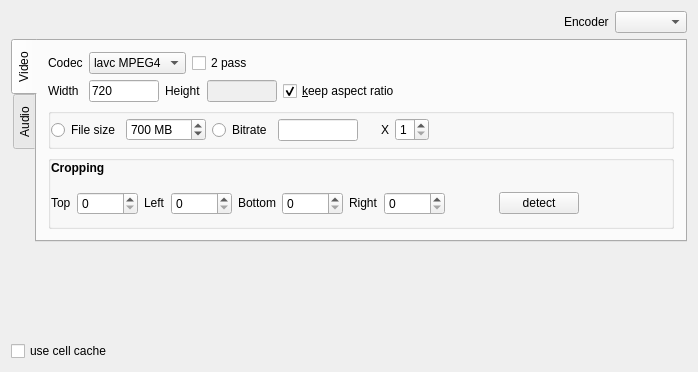
<?xml version="1.0" encoding="UTF-8"?>
<ui version="4.0">
 <class>prefMPEG4</class>
 <widget class="QWidget" name="prefMPEG4">
  <property name="geometry">
   <rect>
    <x>0</x>
    <y>0</y>
    <width>698</width>
    <height>372</height>
   </rect>
  </property>
  <property name="windowTitle">
   <string>Form1</string>
  </property>
  <property name="windowIcon">
   <iconset>
    <normaloff/>
   </iconset>
  </property>
  <layout class="QGridLayout" name="gridLayout_4">
   <item row="0" column="0" rowspan="2" colspan="2">
    <widget class="QLabel" name="lTitle">
     <property name="sizePolicy">
      <sizepolicy hsizetype="Preferred" vsizetype="Preferred">
       <horstretch>0</horstretch>
       <verstretch>0</verstretch>
      </sizepolicy>
     </property>
     <property name="font">
      <font>
       <weight>75</weight>
       <bold>true</bold>
      </font>
     </property>
     <property name="text">
      <string/>
     </property>
     <property name="wordWrap">
      <bool>false</bool>
     </property>
    </widget>
   </item>
   <item row="1" column="1" colspan="2">
    <spacer name="horizontalSpacer">
     <property name="orientation">
      <enum>Qt::Horizontal</enum>
     </property>
     <property name="sizeHint" stdset="0">
      <size>
       <width>490</width>
       <height>21</height>
      </size>
     </property>
    </spacer>
   </item>
   <item row="0" column="3" rowspan="2">
    <widget class="QLabel" name="label">
     <property name="sizePolicy">
      <sizepolicy hsizetype="Fixed" vsizetype="Preferred">
       <horstretch>0</horstretch>
       <verstretch>0</verstretch>
      </sizepolicy>
     </property>
     <property name="text">
      <string>Encoder</string>
     </property>
    </widget>
   </item>
   <item row="0" column="4" rowspan="2">
    <widget class="QComboBox" name="cbEncoder">
     <property name="sizePolicy">
      <sizepolicy hsizetype="Fixed" vsizetype="Fixed">
       <horstretch>0</horstretch>
       <verstretch>0</verstretch>
      </sizepolicy>
     </property>
    </widget>
   </item>
   <item row="2" column="0" colspan="5">
    <widget class="QTabWidget" name="tabWidget">
     <property name="tabPosition">
      <enum>QTabWidget::West</enum>
     </property>
     <property name="currentIndex">
      <number>0</number>
     </property>
     <widget class="QWidget" name="tabVideo">
      <attribute name="title">
       <string>Video</string>
      </attribute>
      <layout class="QGridLayout" name="gridLayout_3">
       <item row="0" column="0">
        <widget class="QLabel" name="textLabel1_4">
         <property name="sizePolicy">
          <sizepolicy hsizetype="Fixed" vsizetype="Preferred">
           <horstretch>0</horstretch>
           <verstretch>0</verstretch>
          </sizepolicy>
         </property>
         <property name="text">
          <string>Codec</string>
         </property>
         <property name="wordWrap">
          <bool>false</bool>
         </property>
        </widget>
       </item>
       <item row="0" column="1" colspan="3">
        <layout class="QHBoxLayout" name="horizontalLayout">
         <item>
          <widget class="QComboBox" name="cbMp4Codec">
           <property name="sizePolicy">
            <sizepolicy hsizetype="Fixed" vsizetype="Fixed">
             <horstretch>0</horstretch>
             <verstretch>0</verstretch>
            </sizepolicy>
           </property>
           <property name="currentIndex">
            <number>1</number>
           </property>
           <item>
            <property name="text">
             <string>XviD</string>
            </property>
           </item>
           <item>
            <property name="text">
             <string>lavc MPEG4</string>
            </property>
           </item>
           <item>
            <property name="text">
             <string>x264</string>
            </property>
           </item>
          </widget>
         </item>
         <item>
          <widget class="QCheckBox" name="ck2passes">
           <property name="text">
            <string>2 pass</string>
           </property>
           <property name="shortcut">
            <string>Alt+2</string>
           </property>
          </widget>
         </item>
        </layout>
       </item>
       <item row="1" column="0">
        <widget class="QLabel" name="textLabel3_2">
         <property name="sizePolicy">
          <sizepolicy hsizetype="Fixed" vsizetype="Preferred">
           <horstretch>0</horstretch>
           <verstretch>0</verstretch>
          </sizepolicy>
         </property>
         <property name="text">
          <string>Width</string>
         </property>
         <property name="wordWrap">
          <bool>false</bool>
         </property>
        </widget>
       </item>
       <item row="1" column="1">
        <widget class="QLineEdit" name="leMp4Width">
         <property name="sizePolicy">
          <sizepolicy hsizetype="Fixed" vsizetype="Fixed">
           <horstretch>0</horstretch>
           <verstretch>0</verstretch>
          </sizepolicy>
         </property>
         <property name="minimumSize">
          <size>
           <width>0</width>
           <height>0</height>
          </size>
         </property>
         <property name="maximumSize">
          <size>
           <width>70</width>
           <height>32767</height>
          </size>
         </property>
         <property name="inputMask">
          <string/>
         </property>
         <property name="text">
          <string>720</string>
         </property>
         <property name="maxLength">
          <number>4</number>
         </property>
        </widget>
       </item>
       <item row="1" column="2">
        <widget class="QLabel" name="textLabel3_2_2">
         <property name="sizePolicy">
          <sizepolicy hsizetype="Fixed" vsizetype="Preferred">
           <horstretch>0</horstretch>
           <verstretch>0</verstretch>
          </sizepolicy>
         </property>
         <property name="text">
          <string>Height</string>
         </property>
         <property name="wordWrap">
          <bool>false</bool>
         </property>
        </widget>
       </item>
       <item row="1" column="3">
        <widget class="QLineEdit" name="leMp4Height">
         <property name="enabled">
          <bool>false</bool>
         </property>
         <property name="sizePolicy">
          <sizepolicy hsizetype="Minimum" vsizetype="Fixed">
           <horstretch>0</horstretch>
           <verstretch>0</verstretch>
          </sizepolicy>
         </property>
         <property name="minimumSize">
          <size>
           <width>0</width>
           <height>0</height>
          </size>
         </property>
         <property name="maximumSize">
          <size>
           <width>70</width>
           <height>32767</height>
          </size>
         </property>
         <property name="inputMask">
          <string/>
         </property>
         <property name="maxLength">
          <number>4</number>
         </property>
        </widget>
       </item>
       <item row="1" column="4" colspan="2">
        <widget class="QCheckBox" name="ckMp4AspectRatio">
         <property name="sizePolicy">
          <sizepolicy hsizetype="Fixed" vsizetype="Fixed">
           <horstretch>0</horstretch>
           <verstretch>0</verstretch>
          </sizepolicy>
         </property>
         <property name="text">
          <string>&amp;keep aspect ratio</string>
         </property>
         <property name="shortcut">
          <string>Alt+K</string>
         </property>
         <property name="checked">
          <bool>true</bool>
         </property>
        </widget>
       </item>
       <item row="1" column="6">
        <spacer name="horizontalSpacer_4">
         <property name="orientation">
          <enum>Qt::Horizontal</enum>
         </property>
         <property name="sizeHint" stdset="0">
          <size>
           <width>193</width>
           <height>20</height>
          </size>
         </property>
        </spacer>
       </item>
       <item row="2" column="0" colspan="7">
        <widget class="QGroupBox" name="groupBox">
         <property name="title">
          <string/>
         </property>
         <property name="flat">
          <bool>false</bool>
         </property>
         <layout class="QGridLayout" name="gridLayout_2">
          <property name="margin">
           <number>0</number>
          </property>
          <item row="0" column="0">
           <layout class="QHBoxLayout" name="horizontalLayout_3">
            <item>
             <widget class="QRadioButton" name="rbSize">
              <property name="sizePolicy">
               <sizepolicy hsizetype="Fixed" vsizetype="Fixed">
                <horstretch>0</horstretch>
                <verstretch>0</verstretch>
               </sizepolicy>
              </property>
              <property name="text">
               <string>File size</string>
              </property>
              <property name="shortcut">
               <string>Alt+S</string>
              </property>
             </widget>
            </item>
            <item>
             <widget class="QSpinBox" name="sbMp4Size">
              <property name="sizePolicy">
               <sizepolicy hsizetype="Fixed" vsizetype="Fixed">
                <horstretch>0</horstretch>
                <verstretch>0</verstretch>
               </sizepolicy>
              </property>
              <property name="minimumSize">
               <size>
                <width>80</width>
                <height>0</height>
               </size>
              </property>
              <property name="buttonSymbols">
               <enum>QAbstractSpinBox::UpDownArrows</enum>
              </property>
              <property name="suffix">
               <string> MB</string>
              </property>
              <property name="minimum">
               <number>1</number>
              </property>
              <property name="maximum">
               <number>9999</number>
              </property>
              <property name="singleStep">
               <number>10</number>
              </property>
              <property name="value">
               <number>700</number>
              </property>
             </widget>
            </item>
           </layout>
          </item>
          <item row="0" column="1">
           <layout class="QHBoxLayout" name="horizontalLayout_2">
            <item>
             <widget class="QRadioButton" name="rbBitrate">
              <property name="sizePolicy">
               <sizepolicy hsizetype="Fixed" vsizetype="Fixed">
                <horstretch>0</horstretch>
                <verstretch>0</verstretch>
               </sizepolicy>
              </property>
              <property name="text">
               <string>Bitrate</string>
              </property>
              <property name="shortcut">
               <string>Alt+B</string>
              </property>
             </widget>
            </item>
            <item>
             <widget class="QLineEdit" name="leMp4VideoBitrate">
              <property name="sizePolicy">
               <sizepolicy hsizetype="Preferred" vsizetype="Fixed">
                <horstretch>0</horstretch>
                <verstretch>0</verstretch>
               </sizepolicy>
              </property>
              <property name="maximumSize">
               <size>
                <width>80</width>
                <height>16777215</height>
               </size>
              </property>
              <property name="inputMask">
               <string>00000; </string>
              </property>
             </widget>
            </item>
           </layout>
          </item>
          <item row="0" column="2">
           <spacer>
            <property name="orientation">
             <enum>Qt::Horizontal</enum>
            </property>
            <property name="sizeType">
             <enum>QSizePolicy::Fixed</enum>
            </property>
            <property name="sizeHint" stdset="0">
             <size>
              <width>17</width>
              <height>32</height>
             </size>
            </property>
           </spacer>
          </item>
          <item row="0" column="3">
           <widget class="QLabel" name="textLabel1">
            <property name="sizePolicy">
             <sizepolicy hsizetype="Fixed" vsizetype="Fixed">
              <horstretch>0</horstretch>
              <verstretch>0</verstretch>
             </sizepolicy>
            </property>
            <property name="text">
             <string>X</string>
            </property>
            <property name="wordWrap">
             <bool>false</bool>
            </property>
           </widget>
          </item>
          <item row="0" column="4">
           <widget class="QSpinBox" name="sbMp4NumberCD">
            <property name="sizePolicy">
             <sizepolicy hsizetype="Fixed" vsizetype="Fixed">
              <horstretch>0</horstretch>
              <verstretch>0</verstretch>
             </sizepolicy>
            </property>
            <property name="minimum">
             <number>1</number>
            </property>
            <property name="maximum">
             <number>9</number>
            </property>
           </widget>
          </item>
          <item row="0" column="5">
           <spacer name="horizontalSpacer_5">
            <property name="orientation">
             <enum>Qt::Horizontal</enum>
            </property>
            <property name="sizeHint" stdset="0">
             <size>
              <width>40</width>
              <height>20</height>
             </size>
            </property>
           </spacer>
          </item>
         </layout>
        </widget>
       </item>
       <item row="3" column="0" rowspan="2" colspan="7">
        <widget class="QGroupBox" name="wCrop">
         <property name="title">
          <string/>
         </property>
         <layout class="QGridLayout" name="gridLayout">
          <property name="margin">
           <number>0</number>
          </property>
          <item row="0" column="0">
           <widget class="QLabel" name="label_2">
            <property name="sizePolicy">
             <sizepolicy hsizetype="Fixed" vsizetype="Fixed">
              <horstretch>0</horstretch>
              <verstretch>0</verstretch>
             </sizepolicy>
            </property>
            <property name="font">
             <font>
              <weight>75</weight>
              <bold>true</bold>
             </font>
            </property>
            <property name="text">
             <string>Cropping</string>
            </property>
           </widget>
          </item>
          <item row="1" column="0">
           <layout class="QHBoxLayout" name="horizontalLayout_4">
            <item>
             <widget class="QLabel" name="label_3">
              <property name="sizePolicy">
               <sizepolicy hsizetype="Fixed" vsizetype="Fixed">
                <horstretch>0</horstretch>
                <verstretch>0</verstretch>
               </sizepolicy>
              </property>
              <property name="text">
               <string>Top</string>
              </property>
             </widget>
            </item>
            <item>
             <widget class="QSpinBox" name="sbTop">
              <property name="sizePolicy">
               <sizepolicy hsizetype="Minimum" vsizetype="Fixed">
                <horstretch>0</horstretch>
                <verstretch>0</verstretch>
               </sizepolicy>
              </property>
              <property name="maximum">
               <number>10000</number>
              </property>
             </widget>
            </item>
            <item>
             <widget class="QLabel" name="label_4">
              <property name="sizePolicy">
               <sizepolicy hsizetype="Fixed" vsizetype="Fixed">
                <horstretch>0</horstretch>
                <verstretch>0</verstretch>
               </sizepolicy>
              </property>
              <property name="text">
               <string>Left</string>
              </property>
             </widget>
            </item>
            <item>
             <widget class="QSpinBox" name="sbLeft">
              <property name="sizePolicy">
               <sizepolicy hsizetype="Minimum" vsizetype="Fixed">
                <horstretch>0</horstretch>
                <verstretch>0</verstretch>
               </sizepolicy>
              </property>
              <property name="maximum">
               <number>10000</number>
              </property>
             </widget>
            </item>
            <item>
             <widget class="QLabel" name="label_5">
              <property name="sizePolicy">
               <sizepolicy hsizetype="Fixed" vsizetype="Fixed">
                <horstretch>0</horstretch>
                <verstretch>0</verstretch>
               </sizepolicy>
              </property>
              <property name="text">
               <string>Bottom</string>
              </property>
             </widget>
            </item>
            <item>
             <widget class="QSpinBox" name="sbBottom">
              <property name="sizePolicy">
               <sizepolicy hsizetype="Minimum" vsizetype="Fixed">
                <horstretch>0</horstretch>
                <verstretch>0</verstretch>
               </sizepolicy>
              </property>
              <property name="maximum">
               <number>10000</number>
              </property>
             </widget>
            </item>
            <item>
             <widget class="QLabel" name="label_6">
              <property name="sizePolicy">
               <sizepolicy hsizetype="Fixed" vsizetype="Fixed">
                <horstretch>0</horstretch>
                <verstretch>0</verstretch>
               </sizepolicy>
              </property>
              <property name="text">
               <string>Right</string>
              </property>
             </widget>
            </item>
            <item>
             <widget class="QSpinBox" name="sbRight">
              <property name="sizePolicy">
               <sizepolicy hsizetype="Minimum" vsizetype="Fixed">
                <horstretch>0</horstretch>
                <verstretch>0</verstretch>
               </sizepolicy>
              </property>
              <property name="maximum">
               <number>10000</number>
              </property>
             </widget>
            </item>
            <item>
             <spacer name="horizontalSpacer_2">
              <property name="orientation">
               <enum>Qt::Horizontal</enum>
              </property>
              <property name="sizeType">
               <enum>QSizePolicy::Fixed</enum>
              </property>
              <property name="sizeHint" stdset="0">
               <size>
                <width>48</width>
                <height>45</height>
               </size>
              </property>
             </spacer>
            </item>
            <item>
             <widget class="QPushButton" name="bCropDetect">
              <property name="sizePolicy">
               <sizepolicy hsizetype="Fixed" vsizetype="Fixed">
                <horstretch>0</horstretch>
                <verstretch>0</verstretch>
               </sizepolicy>
              </property>
              <property name="text">
               <string>detect</string>
              </property>
             </widget>
            </item>
            <item>
             <spacer name="horizontalSpacer_3">
              <property name="orientation">
               <enum>Qt::Horizontal</enum>
              </property>
              <property name="sizeHint" stdset="0">
               <size>
                <width>40</width>
                <height>20</height>
               </size>
              </property>
             </spacer>
            </item>
           </layout>
          </item>
         </layout>
        </widget>
       </item>
      </layout>
     </widget>
     <widget class="QWidget" name="tabAudio">
      <attribute name="title">
       <string>Audio</string>
      </attribute>
      <layout class="QGridLayout">
       <item row="0" column="0">
        <widget class="QLabel" name="textLabel1_4_2">
         <property name="sizePolicy">
          <sizepolicy hsizetype="Fixed" vsizetype="Preferred">
           <horstretch>0</horstretch>
           <verstretch>0</verstretch>
          </sizepolicy>
         </property>
         <property name="text">
          <string>Codec</string>
         </property>
         <property name="wordWrap">
          <bool>false</bool>
         </property>
        </widget>
       </item>
       <item row="0" column="1" colspan="2">
        <widget class="QComboBox" name="cbMp4AudioCodec">
         <property name="sizePolicy">
          <sizepolicy hsizetype="Fixed" vsizetype="Fixed">
           <horstretch>0</horstretch>
           <verstretch>0</verstretch>
          </sizepolicy>
         </property>
         <item>
          <property name="text">
           <string>mp3</string>
          </property>
         </item>
         <item>
          <property name="text">
           <string>faac</string>
          </property>
         </item>
         <item>
          <property name="text">
           <string>mp2</string>
          </property>
         </item>
         <item>
          <property name="text">
           <string>ac3</string>
          </property>
         </item>
         <item>
          <property name="text">
           <string>adpcm ima</string>
          </property>
         </item>
        </widget>
       </item>
       <item row="1" column="0">
        <widget class="QLabel" name="textLabel1_5">
         <property name="sizePolicy">
          <sizepolicy hsizetype="Fixed" vsizetype="Preferred">
           <horstretch>0</horstretch>
           <verstretch>0</verstretch>
          </sizepolicy>
         </property>
         <property name="text">
          <string>Bitrate</string>
         </property>
         <property name="wordWrap">
          <bool>false</bool>
         </property>
        </widget>
       </item>
       <item row="1" column="1">
        <widget class="QLineEdit" name="leMp4AudioBitrate">
         <property name="sizePolicy">
          <sizepolicy hsizetype="Minimum" vsizetype="Fixed">
           <horstretch>0</horstretch>
           <verstretch>0</verstretch>
          </sizepolicy>
         </property>
         <property name="minimumSize">
          <size>
           <width>0</width>
           <height>0</height>
          </size>
         </property>
         <property name="maximumSize">
          <size>
           <width>70</width>
           <height>32767</height>
          </size>
         </property>
         <property name="text">
          <string/>
         </property>
         <property name="maxLength">
          <number>3</number>
         </property>
        </widget>
       </item>
       <item row="1" column="2" colspan="2">
        <spacer>
         <property name="orientation">
          <enum>Qt::Horizontal</enum>
         </property>
         <property name="sizeType">
          <enum>QSizePolicy::Expanding</enum>
         </property>
         <property name="sizeHint" stdset="0">
          <size>
           <width>376</width>
           <height>20</height>
          </size>
         </property>
        </spacer>
       </item>
       <item row="2" column="1">
        <widget class="QSpinBox" name="sbAudioGain">
         <property name="minimum">
          <number>1</number>
         </property>
         <property name="maximum">
          <number>10</number>
         </property>
        </widget>
       </item>
       <item row="2" column="0">
        <widget class="QLabel" name="textLabel1_2">
         <property name="sizePolicy">
          <sizepolicy hsizetype="Fixed" vsizetype="Preferred">
           <horstretch>0</horstretch>
           <verstretch>0</verstretch>
          </sizepolicy>
         </property>
         <property name="text">
          <string>Gain</string>
         </property>
         <property name="wordWrap">
          <bool>false</bool>
         </property>
        </widget>
       </item>
       <item row="3" column="3">
        <spacer>
         <property name="orientation">
          <enum>Qt::Vertical</enum>
         </property>
         <property name="sizeType">
          <enum>QSizePolicy::Expanding</enum>
         </property>
         <property name="sizeHint" stdset="0">
          <size>
           <width>20</width>
           <height>61</height>
          </size>
         </property>
        </spacer>
       </item>
      </layout>
     </widget>
    </widget>
   </item>
   <item row="3" column="2">
    <spacer>
     <property name="orientation">
      <enum>Qt::Vertical</enum>
     </property>
     <property name="sizeType">
      <enum>QSizePolicy::Expanding</enum>
     </property>
     <property name="sizeHint" stdset="0">
      <size>
       <width>18</width>
       <height>92</height>
      </size>
     </property>
    </spacer>
   </item>
   <item row="4" column="0">
    <widget class="QCheckBox" name="ckUseCache">
     <property name="sizePolicy">
      <sizepolicy hsizetype="Fixed" vsizetype="Fixed">
       <horstretch>0</horstretch>
       <verstretch>0</verstretch>
      </sizepolicy>
     </property>
     <property name="text">
      <string>use cell cache</string>
     </property>
    </widget>
   </item>
  </layout>
 </widget>
 <layoutdefault spacing="6" margin="11"/>
 <tabstops>
  <tabstop>cbEncoder</tabstop>
  <tabstop>tabWidget</tabstop>
  <tabstop>cbMp4Codec</tabstop>
  <tabstop>ck2passes</tabstop>
  <tabstop>leMp4Width</tabstop>
  <tabstop>leMp4Height</tabstop>
  <tabstop>ckMp4AspectRatio</tabstop>
  <tabstop>rbSize</tabstop>
  <tabstop>sbMp4Size</tabstop>
  <tabstop>rbBitrate</tabstop>
  <tabstop>leMp4VideoBitrate</tabstop>
  <tabstop>sbMp4NumberCD</tabstop>
  <tabstop>sbTop</tabstop>
  <tabstop>sbLeft</tabstop>
  <tabstop>sbBottom</tabstop>
  <tabstop>sbRight</tabstop>
  <tabstop>bCropDetect</tabstop>
  <tabstop>cbMp4AudioCodec</tabstop>
  <tabstop>leMp4AudioBitrate</tabstop>
  <tabstop>sbAudioGain</tabstop>
 </tabstops>
 <resources/>
 <connections>
  <connection>
   <sender>cbMp4AudioCodec</sender>
   <signal>activated(int)</signal>
   <receiver>prefMPEG4</receiver>
   <slot>cbMp4AudioCodecActivated(int)</slot>
   <hints>
    <hint type="sourcelabel">
     <x>190</x>
     <y>87</y>
    </hint>
    <hint type="destinationlabel">
     <x>20</x>
     <y>20</y>
    </hint>
   </hints>
  </connection>
  <connection>
   <sender>cbMp4Codec</sender>
   <signal>activated(int)</signal>
   <receiver>prefMPEG4</receiver>
   <slot>cbMp4CodecActivated(int)</slot>
   <hints>
    <hint type="sourcelabel">
     <x>83</x>
     <y>80</y>
    </hint>
    <hint type="destinationlabel">
     <x>20</x>
     <y>20</y>
    </hint>
   </hints>
  </connection>
  <connection>
   <sender>ck2passes</sender>
   <signal>clicked()</signal>
   <receiver>prefMPEG4</receiver>
   <slot>ck2passesClicked()</slot>
   <hints>
    <hint type="sourcelabel">
     <x>221</x>
     <y>80</y>
    </hint>
    <hint type="destinationlabel">
     <x>20</x>
     <y>20</y>
    </hint>
   </hints>
  </connection>
  <connection>
   <sender>ckMp4AspectRatio</sender>
   <signal>clicked()</signal>
   <receiver>prefMPEG4</receiver>
   <slot>ckMp4AspectRatioClick()</slot>
   <hints>
    <hint type="sourcelabel">
     <x>159</x>
     <y>108</y>
    </hint>
    <hint type="destinationlabel">
     <x>20</x>
     <y>20</y>
    </hint>
   </hints>
  </connection>
  <connection>
   <sender>rbBitrate</sender>
   <signal>clicked()</signal>
   <receiver>prefMPEG4</receiver>
   <slot>rgVideoSizeChanged()</slot>
   <hints>
    <hint type="sourcelabel">
     <x>33</x>
     <y>175</y>
    </hint>
    <hint type="destinationlabel">
     <x>20</x>
     <y>20</y>
    </hint>
   </hints>
  </connection>
  <connection>
   <sender>rbSize</sender>
   <signal>clicked()</signal>
   <receiver>prefMPEG4</receiver>
   <slot>rgVideoSizeChanged()</slot>
   <hints>
    <hint type="sourcelabel">
     <x>33</x>
     <y>149</y>
    </hint>
    <hint type="destinationlabel">
     <x>20</x>
     <y>20</y>
    </hint>
   </hints>
  </connection>
  <connection>
   <sender>leMp4Width</sender>
   <signal>textChanged(QString)</signal>
   <receiver>prefMPEG4</receiver>
   <slot>leMp4WidthTextChanged(QString)</slot>
   <hints>
    <hint type="sourcelabel">
     <x>83</x>
     <y>95</y>
    </hint>
    <hint type="destinationlabel">
     <x>20</x>
     <y>20</y>
    </hint>
   </hints>
  </connection>
  <connection>
   <sender>leMp4Height</sender>
   <signal>textChanged(QString)</signal>
   <receiver>prefMPEG4</receiver>
   <slot>leMp4HeightTextChanged(QString)</slot>
   <hints>
    <hint type="sourcelabel">
     <x>83</x>
     <y>121</y>
    </hint>
    <hint type="destinationlabel">
     <x>20</x>
     <y>20</y>
    </hint>
   </hints>
  </connection>
  <connection>
   <sender>sbMp4Size</sender>
   <signal>valueChanged(int)</signal>
   <receiver>prefMPEG4</receiver>
   <slot>sbMp4SizeValueChanged(int)</slot>
   <hints>
    <hint type="sourcelabel">
     <x>105</x>
     <y>150</y>
    </hint>
    <hint type="destinationlabel">
     <x>20</x>
     <y>20</y>
    </hint>
   </hints>
  </connection>
  <connection>
   <sender>sbMp4NumberCD</sender>
   <signal>valueChanged(int)</signal>
   <receiver>prefMPEG4</receiver>
   <slot>sbMp4NumberCDValueChanged(int)</slot>
   <hints>
    <hint type="sourcelabel">
     <x>311</x>
     <y>180</y>
    </hint>
    <hint type="destinationlabel">
     <x>20</x>
     <y>20</y>
    </hint>
   </hints>
  </connection>
  <connection>
   <sender>leMp4VideoBitrate</sender>
   <signal>textChanged(QString)</signal>
   <receiver>prefMPEG4</receiver>
   <slot>leMp4VideoBitrateTextChanged(QString)</slot>
   <hints>
    <hint type="sourcelabel">
     <x>105</x>
     <y>175</y>
    </hint>
    <hint type="destinationlabel">
     <x>20</x>
     <y>20</y>
    </hint>
   </hints>
  </connection>
  <connection>
   <sender>sbAudioGain</sender>
   <signal>valueChanged(int)</signal>
   <receiver>prefMPEG4</receiver>
   <slot>sbAudioGainValueChanged(int)</slot>
   <hints>
    <hint type="sourcelabel">
     <x>110</x>
     <y>137</y>
    </hint>
    <hint type="destinationlabel">
     <x>20</x>
     <y>20</y>
    </hint>
   </hints>
  </connection>
  <connection>
   <sender>leMp4AudioBitrate</sender>
   <signal>textChanged(QString)</signal>
   <receiver>prefMPEG4</receiver>
   <slot>leMp4AudioBitrateTextChanged(QString)</slot>
   <hints>
    <hint type="sourcelabel">
     <x>110</x>
     <y>113</y>
    </hint>
    <hint type="destinationlabel">
     <x>20</x>
     <y>20</y>
    </hint>
   </hints>
  </connection>
  <connection>
   <sender>ckUseCache</sender>
   <signal>clicked()</signal>
   <receiver>prefMPEG4</receiver>
   <slot>ckUseCacheClick()</slot>
   <hints>
    <hint type="sourcelabel">
     <x>29</x>
     <y>450</y>
    </hint>
    <hint type="destinationlabel">
     <x>20</x>
     <y>20</y>
    </hint>
   </hints>
  </connection>
  <connection>
   <sender>cbEncoder</sender>
   <signal>activated(int)</signal>
   <receiver>prefMPEG4</receiver>
   <slot>cbEncoderActivated(int)</slot>
   <hints>
    <hint type="sourcelabel">
     <x>536</x>
     <y>20</y>
    </hint>
    <hint type="destinationlabel">
     <x>290</x>
     <y>229</y>
    </hint>
   </hints>
  </connection>
  <connection>
   <sender>bCropDetect</sender>
   <signal>clicked()</signal>
   <receiver>prefMPEG4</receiver>
   <slot>bCropClicked()</slot>
   <hints>
    <hint type="sourcelabel">
     <x>521</x>
     <y>257</y>
    </hint>
    <hint type="destinationlabel">
     <x>580</x>
     <y>342</y>
    </hint>
   </hints>
  </connection>
  <connection>
   <sender>sbTop</sender>
   <signal>valueChanged(int)</signal>
   <receiver>prefMPEG4</receiver>
   <slot>sbValueChanged(int)</slot>
   <hints>
    <hint type="sourcelabel">
     <x>77</x>
     <y>253</y>
    </hint>
    <hint type="destinationlabel">
     <x>148</x>
     <y>457</y>
    </hint>
   </hints>
  </connection>
  <connection>
   <sender>sbLeft</sender>
   <signal>valueChanged(int)</signal>
   <receiver>prefMPEG4</receiver>
   <slot>sbValueChanged(int)</slot>
   <hints>
    <hint type="sourcelabel">
     <x>179</x>
     <y>250</y>
    </hint>
    <hint type="destinationlabel">
     <x>327</x>
     <y>457</y>
    </hint>
   </hints>
  </connection>
  <connection>
   <sender>sbBottom</sender>
   <signal>valueChanged(int)</signal>
   <receiver>prefMPEG4</receiver>
   <slot>sbValueChanged(int)</slot>
   <hints>
    <hint type="sourcelabel">
     <x>267</x>
     <y>250</y>
    </hint>
    <hint type="destinationlabel">
     <x>473</x>
     <y>454</y>
    </hint>
   </hints>
  </connection>
  <connection>
   <sender>sbRight</sender>
   <signal>valueChanged(int)</signal>
   <receiver>prefMPEG4</receiver>
   <slot>sbValueChanged(int)</slot>
   <hints>
    <hint type="sourcelabel">
     <x>390</x>
     <y>240</y>
    </hint>
    <hint type="destinationlabel">
     <x>580</x>
     <y>389</y>
    </hint>
   </hints>
  </connection>
 </connections>
 <slots>
  <slot>cbEncoderActivated(int)</slot>
  <slot>bCropClicked()</slot>
  <slot>sbValueChanged(int)</slot>
 </slots>
</ui>
